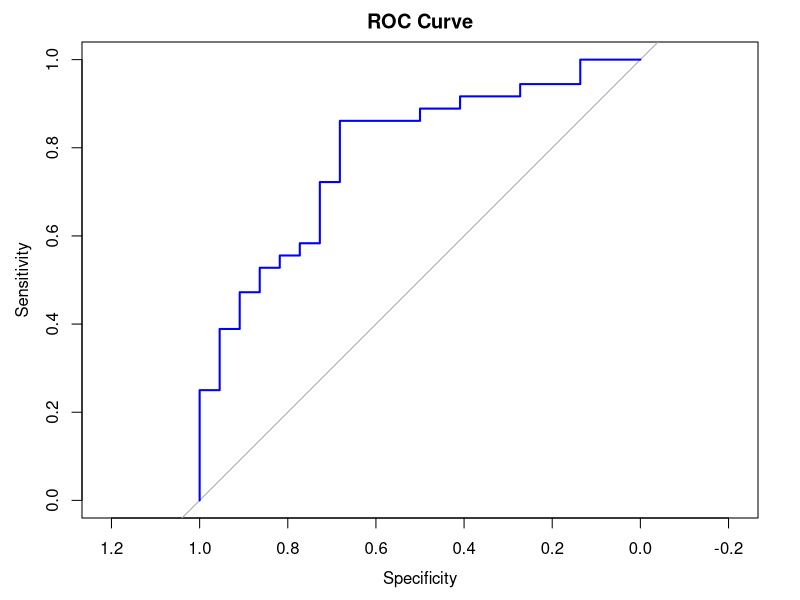

This chart was generated by the following R code:
# Set a seed for reproducibility
set.seed(42)

# Simulating data for 161 matched and 71 unmatched individuals
n_matched <- 161
n_unmatched <- 71
n_total <- n_matched + n_unmatched

# Simulate STEP2 scores
step2_matched <- rnorm(n_matched, mean = 255, sd = 12 / 1.349)  # IQR to std: IQR = 1.349 * std
step2_unmatched <- rnorm(n_unmatched, mean = 248, sd = 17 / 1.349)

# Simulate RESEARCH_TOT
research_tot_matched <- rnorm(n_matched, mean = 37.4, sd = 5)
research_tot_unmatched <- rnorm(n_unmatched, mean = 31.8, sd = 5)

# Simulate TOP40 (binary variable)
top40_matched <- rbinom(n_matched, 1, prob = 0.46)
top40_unmatched <- rbinom(n_unmatched, 1, prob = 0.25)

# Combine data into a single dataset
step2 <- c(step2_matched, step2_unmatched)
research_tot <- c(research_tot_matched, research_tot_unmatched)
top40 <- c(top40_matched, top40_unmatched)
matched <- c(rep(1, n_matched), rep(0, n_unmatched))  # 1 = matched, 0 = unmatched

# Create a DataFrame
data <- data.frame(
  STEP2 = step2,
  RESEARCH_TOT = research_tot,
  TOP40 = top40,
  MATCHED = matched
)

# Split data into training and testing sets (manually)
set.seed(42)
train_indices <- sample(1:nrow(data), size = 0.75 * nrow(data))
train_data <- data[train_indices, ]
test_data <- data[-train_indices, ]

# Logistic regression model
logistic_model <- glm(MATCHED ~ STEP2 + RESEARCH_TOT + TOP40, data = train_data, family = binomial)
summary(logistic_model)
exp(coef(logistic_model))

# Make predictions
test_data$predicted_prob <- predict(logistic_model, newdata = test_data, type = "response")
test_data$predicted_class <- ifelse(test_data$predicted_prob > 0.5, 1, 0)

# Evaluate the model
confusion_matrix <- table(test_data$MATCHED, test_data$predicted_class)
accuracy <- sum(diag(confusion_matrix)) / sum(confusion_matrix)

# Calculate ROC and AUC
install.packages(pROC)
library(pROC)
roc_curve <- roc(test_data$MATCHED, test_data$predicted_prob)
auc_score <- auc(roc_curve)

# Print results
cat("Confusion Matrix:\n")
print(confusion_matrix)
cat("\nAccuracy:", accuracy, "\n")
cat("AUC:", auc_score, "\n")

# Plot the ROC curve
plot(roc_curve, main = "ROC Curve", col = "blue", lwd = 2)

# Define the individual's data
individual <- data.frame(
  STEP2 = 251,
  RESEARCH_TOT = 40,
  TOP40 = 1
)

# Predict the probability of matching
individual$predicted_prob <- predict(logistic_model, newdata = individual, type = "response")

# Output the probability
cat("Predicted Probability of Matching:", individual$predicted_prob, "\n")